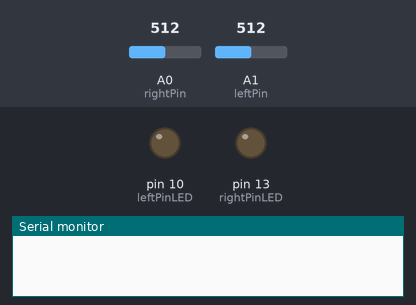
Simulated run of this sketch. Board: Arduino Uno, built with avr-gcc and run on an emulated ATmega328P. Shown: output pins drawn as LEDs (lit = HIGH), the last lines printed to the serial monitor. The test bench sets the inputs (shaded band); at power-on: A0 (rightPin) = 512, A1 (leftPin) = 512.

Above: at 1.2 s.
1.3 s: A0 (rightPin) set to 192
2.8 s: A0 (rightPin) set to 166
At 3.6 s:
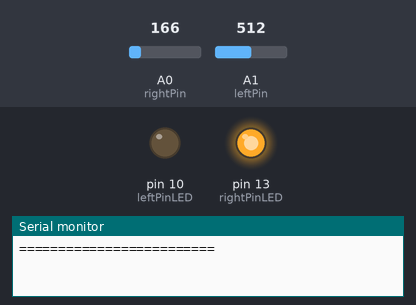
4.6 s: A1 (leftPin) set to 197
6.1 s: A1 (leftPin) set to 169
At 6.51 s:
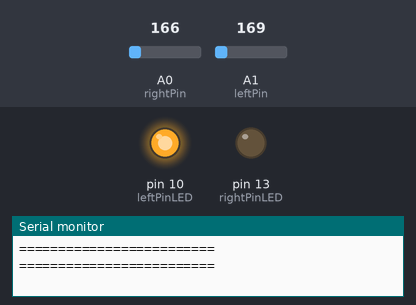
8.0 s: A1 (leftPin) set to 100
9.5 s: A1 (leftPin) set to 85
At 11.3 s:
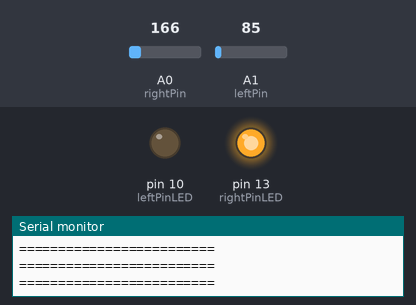
Timing chart, 0 to 12.4 s (numbered marks = the images above; inputs shaded):
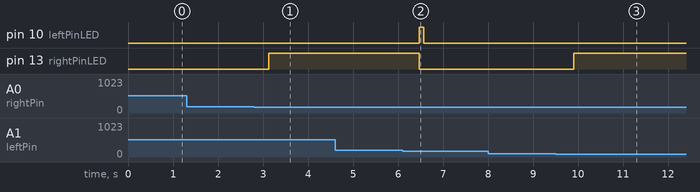

Measured:
- the behaviour switches between 181 and 180 on A0 (rightPin) (found by bisection; images 0 and 1)
- the behaviour switches between 181 and 180 on A1 (leftPin) (found by bisection; images 1 and 2)
- the behaviour switches between 90 and 89 on A1 (leftPin) (found by bisection; images 2 and 3)
- after the input at 1.3 s, every drawn part: stays the same
- after the input at 2.8 s, pin 13 (rightPinLED): LOW → HIGH after 0.33 s
- after the input at 4.6 s, every drawn part: stays the same
- after the input at 6.1 s, pin 10 (leftPinLED): LOW → HIGH after 0.37 s, → LOW 0.10 s later; pin 13 (rightPinLED): HIGH → LOW after 0.37 s
- after the input at 8.0 s, every drawn part: stays the same
- after the input at 9.5 s, pin 13 (rightPinLED): LOW → HIGH after 0.40 s

The sketch:

messung_photosensoren.ino
```cpp
int thresholds[3] = { 49, 89, 180 };

int rightPin = A0;
int leftPin = A1;

int leftPinLED = 10;
int rightPinLED = 13;

int indexLeft = -1;
int indexRight = -1;

int oldIndexLeft = -1;
int oldIndexRight = -1;

int waitCountRight = 0;
int waitCountLeft = 0;

bool rightDirection;
bool leftChanged = false;
bool rightChanged = false;
bool isTurning = false;
bool drivingForward = true;

unsigned long lastUpdateTime = 0;

int modulo(int dividend, int divisor) {
  return (dividend % divisor + divisor) % divisor;
}

bool setRightDirection(int newIndex, int oldIndex) {
  rightDirection = (modulo((newIndex - oldIndex), 3) == 2);
}

void turnLeft() {
  digitalWrite(leftPinLED, HIGH);
  digitalWrite(rightPinLED, LOW);
}
void turnRight() {
  digitalWrite(leftPinLED, LOW);
  digitalWrite(rightPinLED, HIGH);
}

void drive() {
  if (drivingForward) {
    driveForward();
  } else {
    driveBackward();
  }
}

void driveForward() {
  digitalWrite(leftPinLED, LOW);
  digitalWrite(rightPinLED, LOW);
}


void driveBackward() {
  digitalWrite(leftPinLED, HIGH);
  digitalWrite(rightPinLED, HIGH);
}


void setup() {
  // put your setup code here, to run once:
  Serial.begin(9600);
  pinMode(A0, INPUT_PULLUP);
  pinMode(A1, INPUT_PULLUP);
  pinMode(leftPinLED, OUTPUT);
  pinMode(rightPinLED, OUTPUT);

  drive();
}

void loop() {
  // put your main code here, to run repeatedly:

   int leftSensorValue = analogRead(rightPin);
   int rightSensorValue = analogRead(leftPin);

  unsigned long currentTime = millis();
  if (currentTime - lastUpdateTime > 100) // executes every 100ms
  {
     //println();
    for (int i = 0; i < 3; i++) {
      if (rightSensorValue <= thresholds[i]) {
         if (indexRight != i && waitCountRight >= 3) {
          oldIndexRight = indexRight;
          indexRight = i;
          waitCountRight = 0;
          setRightDirection(indexRight, oldIndexRight);
          rightChanged = true;
        } else if (indexRight != i) {
          waitCountRight++;
        }
        break;
      }
    }

    for (int i = 0; i < 3; i++) {
      if (leftSensorValue <= thresholds[i]) {
        if (indexLeft != i && waitCountLeft >= 3) {
          oldIndexLeft = indexLeft;
          indexLeft = i;
          waitCountLeft = 0;
          setRightDirection(indexLeft, oldIndexLeft);
          leftChanged = true;
        } else if (indexLeft != i) {
          waitCountLeft++;
        }
        break;
      }
    }

    if (indexLeft == indexRight && isTurning) {
      isTurning = false;
      //fahren
      drive();
    }


    if (leftChanged || rightChanged) {
      Serial.println("=========================");
//      Serial.print(rightDirection);
//      Serial.print( " ");
//      Serial.print(oldIndexRight);
//      Serial.print( " ");
//      Serial.print(indexRight);
//      Serial.print( " ");
//      Serial.print(rightSensorValue);
//      Serial.print( " ");
//      Serial.println(modulo(indexRight-oldIndexRight, 3));
//      Serial.print( " ");
//      Serial.print(rightDirection);
//      Serial.print( " ");
//      Serial.print(oldIndexLeft);
//      Serial.print( " ");
//      Serial.print(indexLeft);
//      Serial.print( " ");
//      Serial.print(leftSensorValue);
//      Serial.print( " ");
//      Serial.println(modulo(indexLeft-oldIndexLeft, 3));
//      Serial.print( " ");
      if (!rightDirection) {
        if (leftChanged && !rightChanged) {
          // turnRight until equal
          // rechts an
          turnRight();
          isTurning = true;
        } else if (rightChanged && !leftChanged) {
          // turnLeft until equal
          // links an
          turnLeft();
          isTurning = true;
        } else {
          // vorwaerts = rückwaerts
          // blinken
          drivingForward = !drivingForward;
          drive();
        }
      } else {
        if (leftChanged && !rightChanged) {
          // turnLeft until equal
          // links an
          turnLeft();
          isTurning = true;
        } else if (rightChanged && !leftChanged) {
          // turnRight until equal
          // rechts an
          turnRight();
          isTurning = true;
        }
      }

      leftChanged = false;
      rightChanged = false;
    }
//    Serial.print("left: ");
//    Serial.print(indexLeft);
//    Serial.print(" ");
//    Serial.print(leftSensorValue);
//    Serial.print(" ");
//    Serial.print(waitCountLeft);
//    Serial.print(" right: ");
//    Serial.print(indexRight);
//    Serial.print(" ");
//    Serial.print(rightSensorValue);
//    Serial.print(" ");
//    Serial.println(waitCountRight);
    lastUpdateTime = currentTime;
    }

}
```
